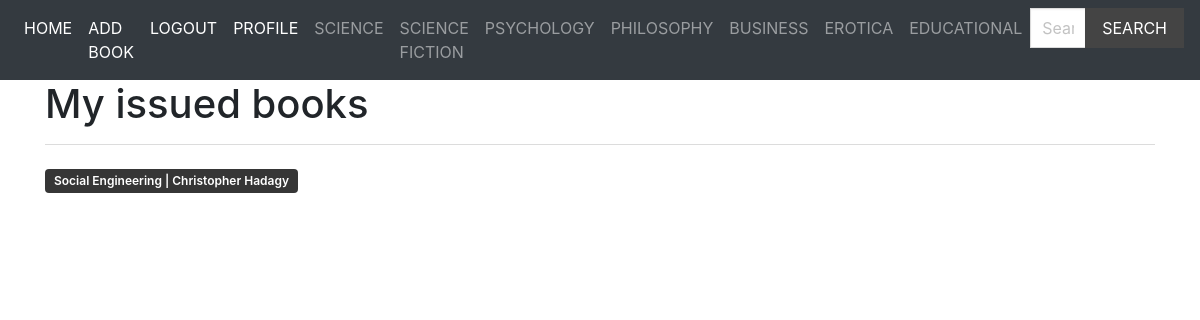
/student-profile/ (signed in), run on an earlier commit of the app's database.
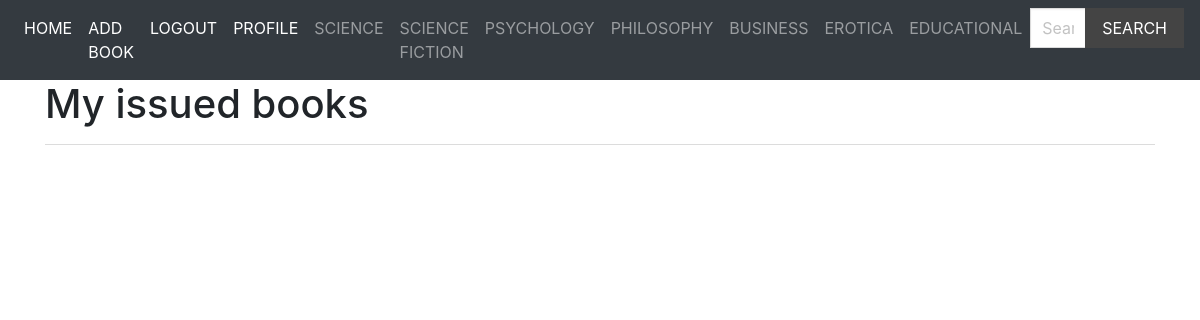
And on a later commit of the database.
### books/models.py (models this page shows, shortened)
class Genre(models.Model):
    genre = models.CharField(max_length=50)

class IssuedBooks(models.Model):
    student = models.ForeignKey(User, on_delete = models.CASCADE, related_name='student_issue')
    book = models.ForeignKey(Book, on_delete = models.CASCADE)
    issue_period = models.DateTimeField(auto_now_add = False, blank = True, null=True)

class Book(models.Model):
    title = models.CharField(max_length=50)
    author = models.CharField(max_length=50)
    published_by = models.CharField(max_length=50)
    genre = models.ForeignKey(Genre, on_delete=models.CASCADE, related_name='books')

### books/views.py (the view)
# urls.py: path('student-profile/', views.student_profile, name = 'student_profile'),
@login_required
def student_profile(request):
    if request.user.is_superuser:
        users = User.objects.filter(is_superuser = False).all()
        diction = {
            'users': users,
        }
        return render(request, 'books/superuser_profile.html', context=diction)
    issued_books = IssuedBooks.objects.filter(student_id = request.user.id).all()
    diction = {
        'issued_books': issued_books,
    }
    return render(request, 'books/student_profile.html', context = diction)

### books/context_processors.py (called while the page is built)
def menu_genre(request):
    genres = Genre.objects.all()
    return ({'genres': genres})

### templates/books/student_profile.html
{% extends 'base.html' %}
{% block content %}
    <h1> My issued books</h1>
    <hr>
    {% for book in issued_books %}
    <a href = "{% url 'book_details' pk=book.book.id %}"><h3 class="title"><span class="tag is-dark">{{ book.book.title }} | {{book.book.author}}</span></h3></a>
    {% endfor %}
{% endblock content %}

### templates/base.html (shortened to what this page needs)
{% load static %}
<!DOCTYPE html>
<html lang = "en" dir = "ltr">
    <head>
            <link rel = "stylesheet" href = "https://cdn.jsdelivr.net/npm/bulma@0.9.1/css/bulma.min.css">
            <link rel="stylesheet" href="https://maxcdn.bootstrapcdn.com/bootstrap/4.0.0/css/bootstrap.min.css">
            <link rel = "stylesheet" href = "{% static 'styles/main.css' %}">
    </head>
    <body>
    <nav class="navbar navbar-expand-lg navbar-dark bg-dark">
    <ul class="navbar-nav">
      <li class="nav-item active">
        <a class="nav-link" href="{% url 'index' %}"> Home </a>
      </li>
      <li class="nav-item active">
        <a class="nav-link" href="{% url 'add_book' %}"> Add Book </a>
      </li>
      {% if user.is_authenticated %}
      <li class="nav-item active">
        <a class="nav-link" href="{% url 'student_logout' %}">Logout </a>
      </li>
      <li class="nav-item active">
        <a class="nav-link" href="{% url 'student_profile' %}">Profile </a>
      </li>
      {% endif %}
      {% for genre in genres %}
                      <a href = "{% url 'genre_books' pk=genre.pk %}" class = "nav-link">{{ genre.genre }}</a>
                    {% endfor %}
      <form method="get" action="{% url 'search' %}">
                            <div class="field has-addons">
                                <div class="control">
                                    <input type="text" class="input" placeholder="Search here" name="query">
                                </div>
                                <div class="control">
                                    <button class="button is-dark is-uppercase">Search</button>
                                </div>
                            </div>
                        </form>
    </ul>
</nav>
<div class = "container">
    {% block content %}
    {% endblock content %}
    </body>
</html>

### static/styles/main.css (style rules this page uses)
.navbar { text-transform: uppercase; }
.navbar .is-dark { background: #444; }
.input, .button { border-radius: 0; }

What changed in the data, as far as the page shows it:
removed IssuedBooks: book "Social Engineering", book.author "Christopher Hadagy"
